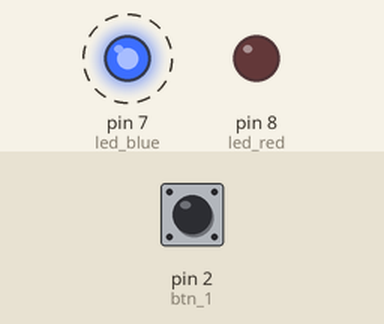
This sketch was run on a simulated Arduino Uno, built with avr-gcc and run on an emulated ATmega328P. Shown: output pins drawn as LEDs (lit = HIGH). Dashed ring = blinking. The inputs (shaded band) are chosen by the test bench; at power-on: pin 2 (btn_1) LOW.

Above: at 2.0 s.
2.1 s: pin 2 (btn_1) pulled HIGH for 0.75 s
At 2.55 s:
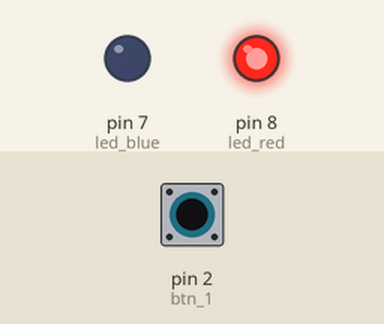
5.3 s: pin 2 (btn_1) pulled HIGH for 3.2 s
At 5.85 s:
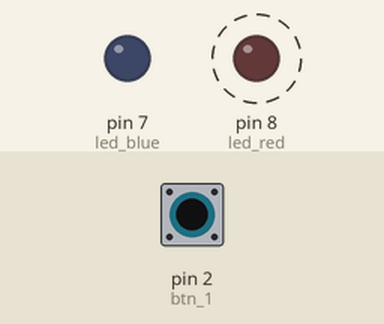
Timing chart, 0 to 16.0 s (numbered marks = the images above; inputs shaded):
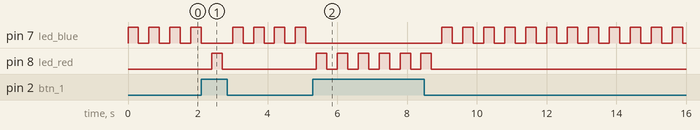

The sketch:

EPD_Shield.ino
```cpp
const int rotary_pot    = A0;
const int led_red       = 8;
const int led_blue      = 7;
const int btn_1         = 2;
const int btn_2         = 1;


void setup()
{
  Serial.begin(9600);

  pinMode(rotary_pot, INPUT);
  pinMode(led_red, OUTPUT);
  pinMode(led_blue, OUTPUT);
  pinMode(btn_1, INPUT);  // built-in pull down to ground
  pinMode(btn_2, INPUT);  // built-in pull down to ground
}

void loop()
{
  int state = 0;
  state = digitalRead(btn_1);
  if (state == HIGH) {
    blink_red();
  }
  else blink_blue();
}

void read_pot() {
  // This codeblock updates at an interval of 10Hz and
  // outputs a voltage value to the serial monitor ()
  int raw_val;
  float val;
  delay(100);
  raw_val = analogRead(rotary_pot);
  val = raw_val * 0.0048828;   // Multiplier to convert to 0-5V float.
  Serial.println(val);
}

void blink_red() {
  digitalWrite(led_red, HIGH);
  delay(300);
  digitalWrite(led_red, LOW);
  delay(300);
}

void blink_blue() {
  digitalWrite(led_blue, HIGH);
  delay(300);
  digitalWrite(led_blue, LOW);
  delay(300);
}
```

Measured:
- after the input at 2.1 s, pin 8 (led_red): LOW → HIGH after 0.30 s, → LOW 0.30 s later
- after the input at 5.3 s, pin 8 (led_red): alternates HIGH for 0.30 s and LOW for 0.30 s, 12 changes in all, then stays LOW, starting after 0.10 s
